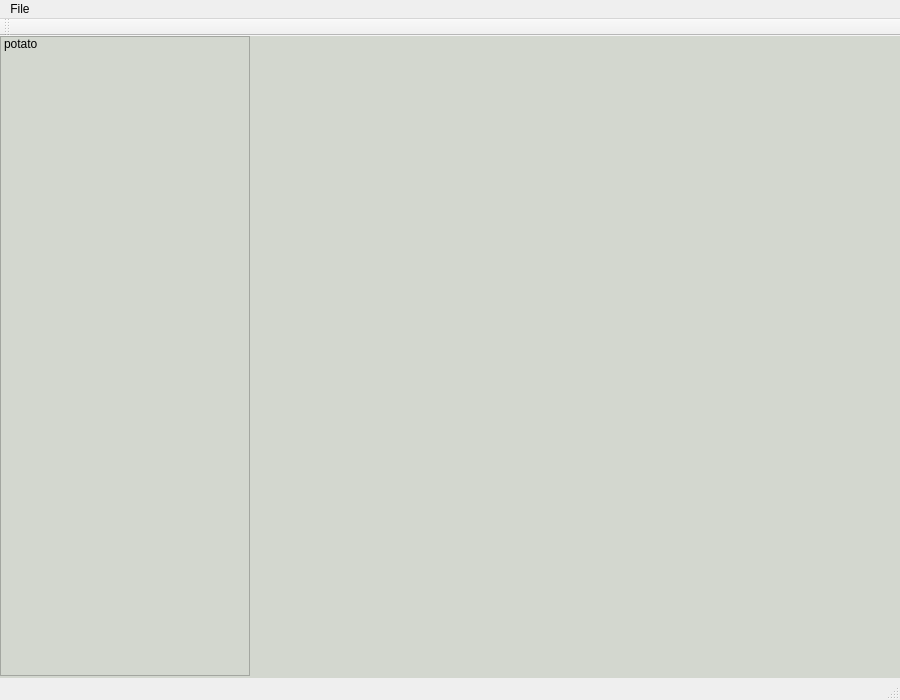
<?xml version="1.0" encoding="UTF-8"?>
<ui version="4.0">
 <class>MainWindow</class>
 <widget class="QMainWindow" name="MainWindow">
  <property name="geometry">
   <rect>
    <x>0</x>
    <y>0</y>
    <width>900</width>
    <height>700</height>
   </rect>
  </property>
  <property name="windowTitle">
   <string>MainWindow</string>
  </property>
  <widget class="QWidget" name="centralWidget">
   <widget class="QWidget" name="widget" native="true">
    <property name="geometry">
     <rect>
      <x>0</x>
      <y>0</y>
      <width>900</width>
      <height>660</height>
     </rect>
    </property>
    <property name="styleSheet">
     <string notr="true">background-color: rgb(211, 215, 207);</string>
    </property>
    <widget class="QListWidget" name="listWidget">
     <property name="geometry">
      <rect>
       <x>0</x>
       <y>0</y>
       <width>250</width>
       <height>640</height>
      </rect>
     </property>
     <item>
      <property name="text">
       <string>potato</string>
      </property>
     </item>
    </widget>
   </widget>
  </widget>
  <widget class="QMenuBar" name="menuBar">
   <property name="geometry">
    <rect>
     <x>0</x>
     <y>0</y>
     <width>900</width>
     <height>22</height>
    </rect>
   </property>
   <widget class="QMenu" name="menuFile">
    <property name="title">
     <string>File</string>
    </property>
    <addaction name="actionSave"/>
   </widget>
   <addaction name="menuFile"/>
  </widget>
  <widget class="QToolBar" name="mainToolBar">
   <attribute name="toolBarArea">
    <enum>TopToolBarArea</enum>
   </attribute>
   <attribute name="toolBarBreak">
    <bool>false</bool>
   </attribute>
  </widget>
  <widget class="QStatusBar" name="statusBar"/>
  <action name="actionSave">
   <property name="text">
    <string>Save</string>
   </property>
  </action>
 </widget>
 <layoutdefault spacing="6" margin="11"/>
 <resources/>
 <connections/>
</ui>
